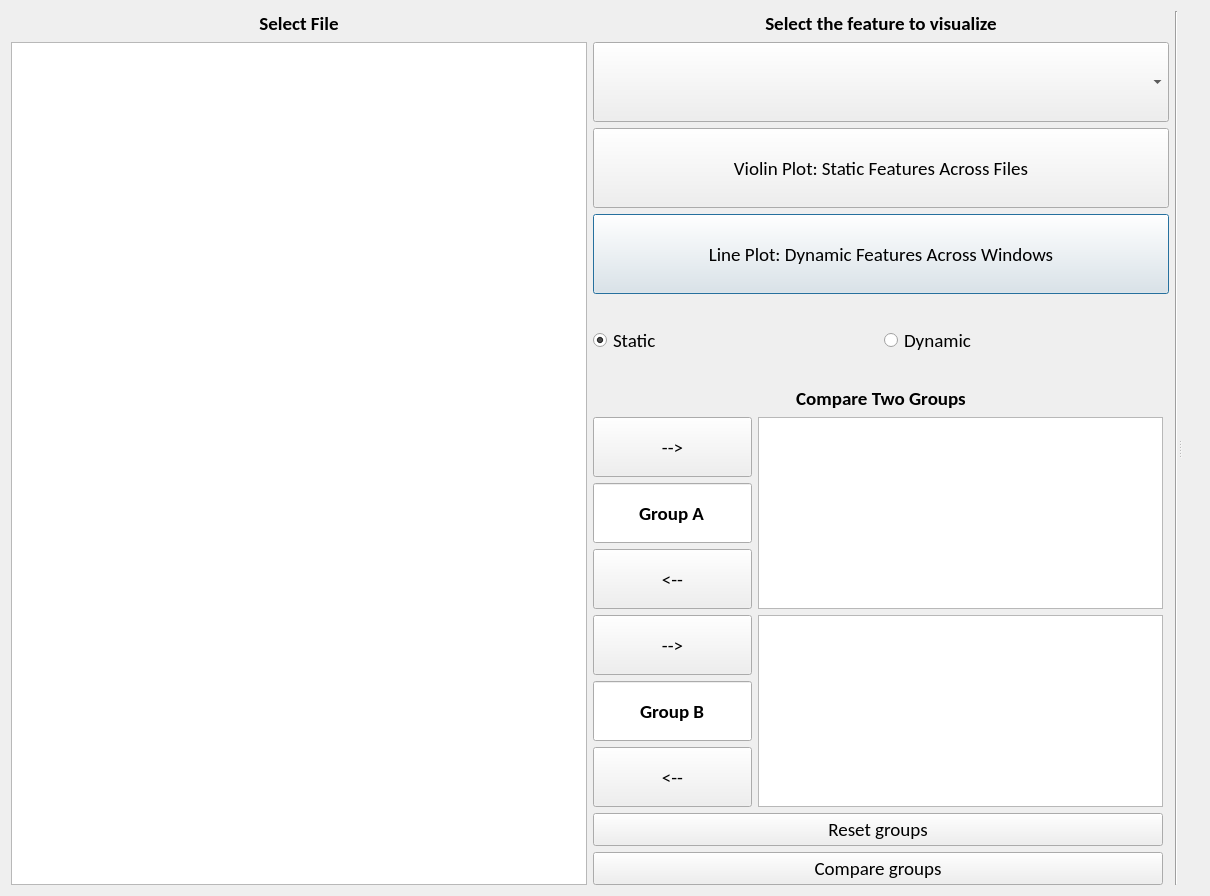
<?xml version="1.0" encoding="UTF-8"?>
<ui version="4.0">
 <class>Dialog</class>
 <widget class="QDialog" name="Dialog">
  <property name="geometry">
   <rect>
    <x>0</x>
    <y>0</y>
    <width>1210</width>
    <height>896</height>
   </rect>
  </property>
  <property name="font">
   <font>
    <family>Calibri</family>
    <pointsize>14</pointsize>
   </font>
  </property>
  <property name="windowTitle">
   <string>Dialog</string>
  </property>
  <layout class="QGridLayout" name="gridLayout">
   <item row="0" column="0">
    <widget class="QSplitter" name="splitter">
     <property name="font">
      <font>
       <pointsize>14</pointsize>
      </font>
     </property>
     <property name="orientation">
      <enum>Qt::Horizontal</enum>
     </property>
     <widget class="QWidget" name="gridLayoutWidget">
      <property name="font">
       <font>
        <pointsize>14</pointsize>
       </font>
      </property>
      <layout class="QGridLayout" name="gridLayout_3">
       <item row="0" column="2" rowspan="7">
        <widget class="Line" name="line">
         <property name="font">
          <font>
           <pointsize>14</pointsize>
          </font>
         </property>
         <property name="orientation">
          <enum>Qt::Vertical</enum>
         </property>
        </widget>
       </item>
       <item row="1" column="1">
        <widget class="QComboBox" name="feature_combo">
         <property name="sizePolicy">
          <sizepolicy hsizetype="Preferred" vsizetype="Preferred">
           <horstretch>0</horstretch>
           <verstretch>0</verstretch>
          </sizepolicy>
         </property>
         <property name="font">
          <font>
           <pointsize>14</pointsize>
          </font>
         </property>
        </widget>
       </item>
       <item row="0" column="0">
        <widget class="QLabel" name="filename_label">
         <property name="sizePolicy">
          <sizepolicy hsizetype="Preferred" vsizetype="Maximum">
           <horstretch>0</horstretch>
           <verstretch>0</verstretch>
          </sizepolicy>
         </property>
         <property name="font">
          <font>
           <pointsize>14</pointsize>
           <weight>75</weight>
           <bold>true</bold>
          </font>
         </property>
         <property name="text">
          <string>Select File</string>
         </property>
         <property name="alignment">
          <set>Qt::AlignCenter</set>
         </property>
        </widget>
       </item>
       <item row="0" column="1">
        <widget class="QLabel" name="feature_label">
         <property name="sizePolicy">
          <sizepolicy hsizetype="Preferred" vsizetype="Preferred">
           <horstretch>0</horstretch>
           <verstretch>0</verstretch>
          </sizepolicy>
         </property>
         <property name="font">
          <font>
           <pointsize>14</pointsize>
           <weight>75</weight>
           <bold>true</bold>
          </font>
         </property>
         <property name="text">
          <string>Select the feature to visualize</string>
         </property>
         <property name="alignment">
          <set>Qt::AlignCenter</set>
         </property>
        </widget>
       </item>
       <item row="3" column="1">
        <widget class="QPushButton" name="plot_all_dynamic_button">
         <property name="sizePolicy">
          <sizepolicy hsizetype="Preferred" vsizetype="Preferred">
           <horstretch>0</horstretch>
           <verstretch>0</verstretch>
          </sizepolicy>
         </property>
         <property name="text">
          <string>Line Plot: Dynamic Features Across Windows</string>
         </property>
        </widget>
       </item>
       <item row="2" column="1">
        <widget class="QPushButton" name="plot_all_static_button">
         <property name="sizePolicy">
          <sizepolicy hsizetype="Preferred" vsizetype="Preferred">
           <horstretch>0</horstretch>
           <verstretch>0</verstretch>
          </sizepolicy>
         </property>
         <property name="font">
          <font>
           <pointsize>14</pointsize>
          </font>
         </property>
         <property name="text">
          <string>Violin Plot: Static Features Across Files</string>
         </property>
        </widget>
       </item>
       <item row="1" column="0" rowspan="6">
        <widget class="QListWidget" name="all_files_list">
         <property name="sizePolicy">
          <sizepolicy hsizetype="MinimumExpanding" vsizetype="Expanding">
           <horstretch>0</horstretch>
           <verstretch>0</verstretch>
          </sizepolicy>
         </property>
         <property name="font">
          <font>
           <pointsize>14</pointsize>
           <italic>true</italic>
          </font>
         </property>
        </widget>
       </item>
       <item row="5" column="1" rowspan="2">
        <layout class="QGridLayout" name="gridLayout_2">
         <item row="5" column="0">
          <widget class="QLineEdit" name="group_b_lineedit">
           <property name="sizePolicy">
            <sizepolicy hsizetype="Preferred" vsizetype="Preferred">
             <horstretch>0</horstretch>
             <verstretch>0</verstretch>
            </sizepolicy>
           </property>
           <property name="font">
            <font>
             <pointsize>14</pointsize>
             <weight>75</weight>
             <bold>true</bold>
            </font>
           </property>
           <property name="text">
            <string>Group B</string>
           </property>
           <property name="alignment">
            <set>Qt::AlignCenter</set>
           </property>
          </widget>
         </item>
         <item row="4" column="0">
          <widget class="QPushButton" name="add_group_b_button">
           <property name="sizePolicy">
            <sizepolicy hsizetype="Preferred" vsizetype="Preferred">
             <horstretch>0</horstretch>
             <verstretch>0</verstretch>
            </sizepolicy>
           </property>
           <property name="font">
            <font>
             <pointsize>14</pointsize>
            </font>
           </property>
           <property name="text">
            <string>--&gt;</string>
           </property>
          </widget>
         </item>
         <item row="6" column="0">
          <widget class="QPushButton" name="remove_group_b_button">
           <property name="sizePolicy">
            <sizepolicy hsizetype="Preferred" vsizetype="Preferred">
             <horstretch>0</horstretch>
             <verstretch>0</verstretch>
            </sizepolicy>
           </property>
           <property name="font">
            <font>
             <pointsize>14</pointsize>
            </font>
           </property>
           <property name="text">
            <string>&lt;--</string>
           </property>
          </widget>
         </item>
         <item row="1" column="1" rowspan="3">
          <widget class="QListWidget" name="group_a_files_list">
           <property name="sizePolicy">
            <sizepolicy hsizetype="MinimumExpanding" vsizetype="Expanding">
             <horstretch>0</horstretch>
             <verstretch>0</verstretch>
            </sizepolicy>
           </property>
           <property name="font">
            <font>
             <pointsize>14</pointsize>
             <italic>true</italic>
            </font>
           </property>
          </widget>
         </item>
         <item row="8" column="0" colspan="2">
          <widget class="QPushButton" name="plot_groups_button">
           <property name="sizePolicy">
            <sizepolicy hsizetype="Preferred" vsizetype="Preferred">
             <horstretch>0</horstretch>
             <verstretch>0</verstretch>
            </sizepolicy>
           </property>
           <property name="font">
            <font>
             <pointsize>14</pointsize>
            </font>
           </property>
           <property name="text">
            <string>Compare groups</string>
           </property>
          </widget>
         </item>
         <item row="4" column="1" rowspan="3">
          <widget class="QListWidget" name="group_b_files_list">
           <property name="sizePolicy">
            <sizepolicy hsizetype="MinimumExpanding" vsizetype="Expanding">
             <horstretch>0</horstretch>
             <verstretch>0</verstretch>
            </sizepolicy>
           </property>
           <property name="font">
            <font>
             <pointsize>14</pointsize>
             <italic>true</italic>
            </font>
           </property>
          </widget>
         </item>
         <item row="7" column="0" colspan="2">
          <widget class="QPushButton" name="reset_groups_button">
           <property name="sizePolicy">
            <sizepolicy hsizetype="Preferred" vsizetype="Fixed">
             <horstretch>0</horstretch>
             <verstretch>0</verstretch>
            </sizepolicy>
           </property>
           <property name="font">
            <font>
             <pointsize>14</pointsize>
            </font>
           </property>
           <property name="text">
            <string>Reset groups</string>
           </property>
          </widget>
         </item>
         <item row="1" column="0">
          <widget class="QPushButton" name="add_group_a_button">
           <property name="sizePolicy">
            <sizepolicy hsizetype="Preferred" vsizetype="Preferred">
             <horstretch>0</horstretch>
             <verstretch>0</verstretch>
            </sizepolicy>
           </property>
           <property name="font">
            <font>
             <pointsize>14</pointsize>
            </font>
           </property>
           <property name="text">
            <string>--&gt;</string>
           </property>
          </widget>
         </item>
         <item row="3" column="0">
          <widget class="QPushButton" name="remove_group_a_button">
           <property name="sizePolicy">
            <sizepolicy hsizetype="Preferred" vsizetype="Preferred">
             <horstretch>0</horstretch>
             <verstretch>0</verstretch>
            </sizepolicy>
           </property>
           <property name="font">
            <font>
             <pointsize>14</pointsize>
            </font>
           </property>
           <property name="text">
            <string>&lt;--</string>
           </property>
          </widget>
         </item>
         <item row="2" column="0">
          <widget class="QLineEdit" name="group_a_lineedit">
           <property name="sizePolicy">
            <sizepolicy hsizetype="Preferred" vsizetype="Preferred">
             <horstretch>0</horstretch>
             <verstretch>0</verstretch>
            </sizepolicy>
           </property>
           <property name="font">
            <font>
             <pointsize>14</pointsize>
             <weight>75</weight>
             <bold>true</bold>
            </font>
           </property>
           <property name="text">
            <string>Group A</string>
           </property>
           <property name="alignment">
            <set>Qt::AlignCenter</set>
           </property>
          </widget>
         </item>
         <item row="0" column="0" colspan="3">
          <widget class="QLabel" name="groups_label">
           <property name="sizePolicy">
            <sizepolicy hsizetype="Preferred" vsizetype="Maximum">
             <horstretch>0</horstretch>
             <verstretch>0</verstretch>
            </sizepolicy>
           </property>
           <property name="font">
            <font>
             <pointsize>14</pointsize>
             <weight>75</weight>
             <bold>true</bold>
            </font>
           </property>
           <property name="text">
            <string>Compare Two Groups</string>
           </property>
           <property name="alignment">
            <set>Qt::AlignCenter</set>
           </property>
          </widget>
         </item>
        </layout>
       </item>
       <item row="4" column="1">
        <layout class="QHBoxLayout" name="horizontalLayout_2">
         <item>
          <widget class="QRadioButton" name="static_mode_radio">
           <property name="sizePolicy">
            <sizepolicy hsizetype="Preferred" vsizetype="Preferred">
             <horstretch>0</horstretch>
             <verstretch>0</verstretch>
            </sizepolicy>
           </property>
           <property name="text">
            <string>Static</string>
           </property>
           <property name="checked">
            <bool>true</bool>
           </property>
           <attribute name="buttonGroup">
            <string notr="true">buttonGroup</string>
           </attribute>
          </widget>
         </item>
         <item>
          <widget class="QRadioButton" name="dynamic_mode_radio">
           <property name="sizePolicy">
            <sizepolicy hsizetype="Preferred" vsizetype="Preferred">
             <horstretch>0</horstretch>
             <verstretch>0</verstretch>
            </sizepolicy>
           </property>
           <property name="text">
            <string>Dynamic</string>
           </property>
           <attribute name="buttonGroup">
            <string notr="true">buttonGroup</string>
           </attribute>
          </widget>
         </item>
        </layout>
       </item>
      </layout>
     </widget>
     <widget class="QWidget" name="verticalLayoutWidget">
      <property name="font">
       <font>
        <pointsize>14</pointsize>
       </font>
      </property>
      <layout class="QVBoxLayout" name="Figure_Layout">
       <item>
        <widget class="QLabel" name="plot_label">
         <property name="sizePolicy">
          <sizepolicy hsizetype="Preferred" vsizetype="Maximum">
           <horstretch>0</horstretch>
           <verstretch>0</verstretch>
          </sizepolicy>
         </property>
         <property name="font">
          <font>
           <pointsize>14</pointsize>
           <weight>75</weight>
           <bold>true</bold>
          </font>
         </property>
         <property name="text">
          <string/>
         </property>
         <property name="alignment">
          <set>Qt::AlignCenter</set>
         </property>
        </widget>
       </item>
      </layout>
     </widget>
    </widget>
   </item>
  </layout>
 </widget>
 <resources/>
 <connections/>
 <buttongroups>
  <buttongroup name="buttonGroup"/>
 </buttongroups>
</ui>
